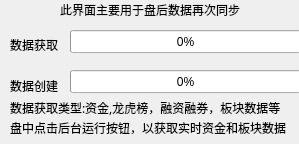
<?xml version="1.0" encoding="UTF-8"?>
<ui version="4.0">
 <class>Data_Get</class>
 <widget class="QDialog" name="Data_Get">
  <property name="geometry">
   <rect>
    <x>0</x>
    <y>0</y>
    <width>299</width>
    <height>144</height>
   </rect>
  </property>
  <property name="windowTitle">
   <string>当日数据获取</string>
  </property>
  <widget class="QLabel" name="label">
   <property name="geometry">
    <rect>
     <x>10</x>
     <y>30</y>
     <width>48</width>
     <height>30</height>
    </rect>
   </property>
   <property name="font">
    <font>
     <family>宋体</family>
     <pointsize>9</pointsize>
    </font>
   </property>
   <property name="text">
    <string>数据获取</string>
   </property>
  </widget>
  <widget class="QLabel" name="label_2">
   <property name="geometry">
    <rect>
     <x>10</x>
     <y>80</y>
     <width>48</width>
     <height>12</height>
    </rect>
   </property>
   <property name="font">
    <font>
     <family>宋体</family>
     <pointsize>9</pointsize>
    </font>
   </property>
   <property name="text">
    <string>数据创建</string>
   </property>
  </widget>
  <widget class="QLabel" name="label_3">
   <property name="geometry">
    <rect>
     <x>60</x>
     <y>0</y>
     <width>191</width>
     <height>20</height>
    </rect>
   </property>
   <property name="font">
    <font>
     <family>宋体</family>
     <pointsize>9</pointsize>
    </font>
   </property>
   <property name="text">
    <string>此界面主要用于盘后数据再次同步</string>
   </property>
  </widget>
  <widget class="QProgressBar" name="progressBar">
   <property name="enabled">
    <bool>true</bool>
   </property>
   <property name="geometry">
    <rect>
     <x>70</x>
     <y>30</y>
     <width>231</width>
     <height>23</height>
    </rect>
   </property>
   <property name="sizePolicy">
    <sizepolicy hsizetype="Preferred" vsizetype="Preferred">
     <horstretch>0</horstretch>
     <verstretch>0</verstretch>
    </sizepolicy>
   </property>
   <property name="autoFillBackground">
    <bool>false</bool>
   </property>
   <property name="value">
    <number>0</number>
   </property>
   <property name="format">
    <string>%p%</string>
   </property>
  </widget>
  <widget class="QProgressBar" name="progressBar_2">
   <property name="geometry">
    <rect>
     <x>70</x>
     <y>70</y>
     <width>231</width>
     <height>23</height>
    </rect>
   </property>
   <property name="value">
    <number>0</number>
   </property>
  </widget>
  <widget class="QLabel" name="label_4">
   <property name="geometry">
    <rect>
     <x>10</x>
     <y>100</y>
     <width>281</width>
     <height>16</height>
    </rect>
   </property>
   <property name="font">
    <font>
     <family>宋体</family>
     <pointsize>9</pointsize>
    </font>
   </property>
   <property name="text">
    <string>数据获取类型:资金,龙虎榜，融资融券，板块数据等</string>
   </property>
  </widget>
  <widget class="QLabel" name="label_5">
   <property name="geometry">
    <rect>
     <x>10</x>
     <y>120</y>
     <width>281</width>
     <height>16</height>
    </rect>
   </property>
   <property name="font">
    <font>
     <family>宋体</family>
     <pointsize>9</pointsize>
    </font>
   </property>
   <property name="text">
    <string>盘中点击后台运行按钮，以获取实时资金和板块数据！</string>
   </property>
  </widget>
 </widget>
 <resources/>
 <connections>
  <connection>
   <sender>Data_Get</sender>
   <signal>finished(int)</signal>
   <receiver>Data_Get</receiver>
   <slot>hello()</slot>
   <hints>
    <hint type="sourcelabel">
     <x>37</x>
     <y>12</y>
    </hint>
    <hint type="destinationlabel">
     <x>7</x>
     <y>22</y>
    </hint>
   </hints>
  </connection>
 </connections>
 <slots>
  <slot>hello()</slot>
 </slots>
</ui>
